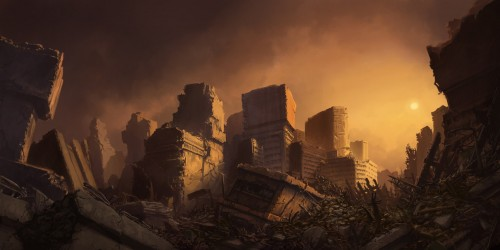
#> input picture AlienAttackOnEarth.jpg, 500 x 250 px, given in place of cat.png, which was not available
$ python ImagePyramid.py   (older library calls are emulated)
#> lines starting #> are read from the running program, lines starting #| are printed output that depends on the picture; after the words box and inside, x2 and y2 are one past the last pixel; in counts of white or black regions, pixels touching at a corner belong together; pictures that were not available may be replaced by others from this repository, and a replacement may not be noted
"""
Image Pyramids are one of the most beautiful concept of image processing.Normally, we work with images
with default resolution but many times we need to change the resolution (lower it) or resize the original
image in that case image pyramids comes handy.

Types of Pyramid:
    1. Gaussian Pyramid
    2. Laplacian Pyramid

--> Gaussian Pyramid-

The pyrUp() function increases the size to double of its original size and pyrDown() function decreases
the size to half. If we keep the original image as a base image and go on applying pyrDown function
on it and keep the images in a vertical stack, it will look like a pyramid. The same is true for
upscaling the original image by pyrUp function.

Once we scale down and if we rescale it to the original size, we lose some information and the resolution
of the new image is much lower than the original one.

Pyramid Representation is a type of multi-scale signal representation in which a signal or an image
is subject to repeated smoothing and Sub-sampling.

--> Laplacian Pyramid-

Laplacian Pyramids are formed from the gaussian pyramid. There is no exclusive function for creating the
laplacian pyramid.

A level in Laplacian Pyramid is formed by the difference between that level in Gaussian Pyramid and
extended version of its upper level in Gaussian Pyramid.

Advantages of Image pyramids:
    Lowering of resolution
    Getting various sizes of image
    Image Blending
    Edge detection

Note:- Image shape(height, width) should be even. If not then resize.
"""

# Lowering the resolution
from PIL import Image
import cv2
import numpy as np
from numpy import asarray
import matplotlib.pyplot as plt

img1 = cv2.imread("cat.png")
#> img1 is the input picture: shape (250, 500, 3); mean B, G, R 34.8, 52.4, 81

layer1 = img1.copy()

for i in range(4):
    plt.subplot(2, 2, i + 1)

    layer1 = cv2.pyrDown(layer1)

    plt.imshow(layer1)
    cv2.imshow('img1' + str(i), layer1)

plt.show()
#> figure, not shown here; B, G, R data is drawn as R, G, B

# Image Blending


def gaussian_pyramid(img, num_levels):
    lower = img.copy()
    gaussian_pyr = [lower]
    for i in range(num_levels):
        lower = cv2.pyrDown(lower)
        gaussian_pyr.append(np.float32(lower))
    return gaussian_pyr


def laplacian_pyramid(gaussian_pyr):
    laplacian_top = gaussian_pyr[-1]
    num_levels = len(gaussian_pyr) - 1
    laplacian_pyr = [laplacian_top]
    for i in range(num_levels, 0, -1):
        size = (gaussian_pyr[i - 1].shape[1], gaussian_pyr[i - 1].shape[0])
        gaussian_expanded = cv2.pyrUp(gaussian_pyr[i], dstsize=size)
        laplacian = cv2.subtract(gaussian_pyr[i - 1], gaussian_expanded, dtype=cv2.CV_32F)
        laplacian_pyr.append(laplacian)
    return laplacian_pyr


def blend(laplacian_A, laplacian_B, mask_pyr):
    LS = []
    for la, lb, mask in zip(laplacian_A, laplacian_B, mask_pyr):
        ls = lb * mask + la * (1.0 - mask)
        LS.append(ls)
    return LS


def reconstruct(laplacian_pyr):
    laplacian_top = laplacian_pyr[0]
    laplacian_lst = [laplacian_top]
    num_levels = len(laplacian_pyr) - 1
    for i in range(num_levels):
        size = (laplacian_pyr[i + 1].shape[1], laplacian_pyr[i + 1].shape[0])
        laplacian_expanded = cv2.pyrUp(laplacian_top, dstsize=size)
        laplacian_top = cv2.add(laplacian_pyr[i + 1], laplacian_expanded)
        laplacian_lst.append(laplacian_top)
    return laplacian_lst


if __name__ == '__main__':
    img1 = cv2.imread('cloud.jpg')
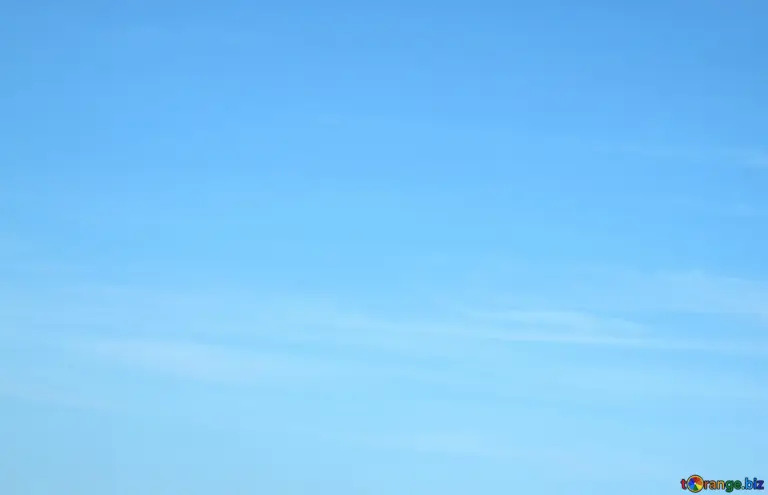
#> input picture cloud.jpg, 768 x 495 px, found by its file name
#> img1 is the input picture: shape (495, 768, 3); mean B, G, R 249, 198.6, 126.4
    img1 = cv2.resize(img1, (1800, 1000))
#> img1: shape (1000, 1800, 3)
    img2 = cv2.imread('jet.jpg')
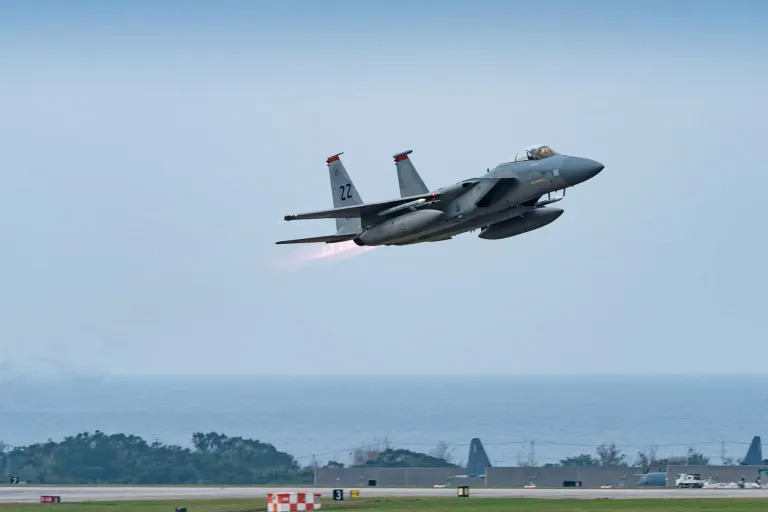
#> input picture jet.jpg, 768 x 512 px, found by its file name
#> img2 is the input picture: shape (512, 768, 3); mean B, G, R 199.4, 178.9, 154
    img2 = cv2.resize(img2, (1800, 1000))
#> img2: shape (1000, 1800, 3)

    mask = np.zeros((1000, 1800, 3), dtype='float32')
    mask[250:500, 640:1440, :] = (1, 1, 1)
    # mask = np.zeros((512, 512, 3), dtype='float32')
    # mask[:, 256:, :] = (1, 1, 1)

    num_levels = 7

    gaussian_pyr_1 = gaussian_pyramid(img1, num_levels)
#> the loop in gaussian_pyramid, `for i in range(num_levels):` made 7 passes
#> pass 1, in gaussian_pyramid, `lower = cv2.pyrDown(lower)`:
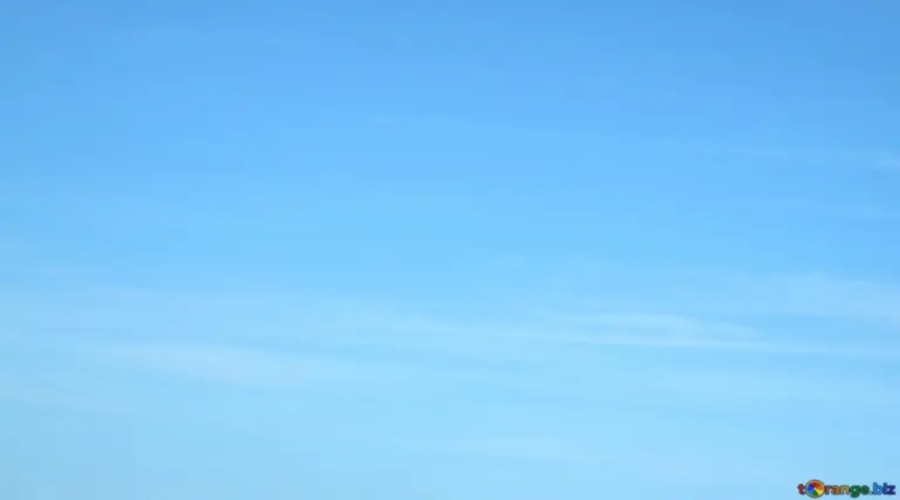
#> lower: shape (500, 900, 3); mean B, G, R 249, 198.6, 126.3
#> after the loop in gaussian_pyramid, `for i in range(num_levels):`: gaussian_pyr = 8 items
#> gaussian_pyr_1 = 8 items
    laplacian_pyr_1 = laplacian_pyramid(gaussian_pyr_1)
#> in laplacian_pyramid, `num_levels = len(gaussian_pyr) - 1`: num_levels = 7
#> after the loop in laplacian_pyramid, `for i in range(num_levels, 0, -1):`: laplacian_pyr = 8 items
#> laplacian_pyr_1 = 8 items

    gaussian_pyr_2 = gaussian_pyramid(img2, num_levels)
#> gaussian_pyr_2 = 8 items
    laplacian_pyr_2 = laplacian_pyramid(gaussian_pyr_2)
#> laplacian_pyr_2 = 8 items

    mask_pyr_final = gaussian_pyramid(mask, num_levels)
#> mask_pyr_final = 8 items
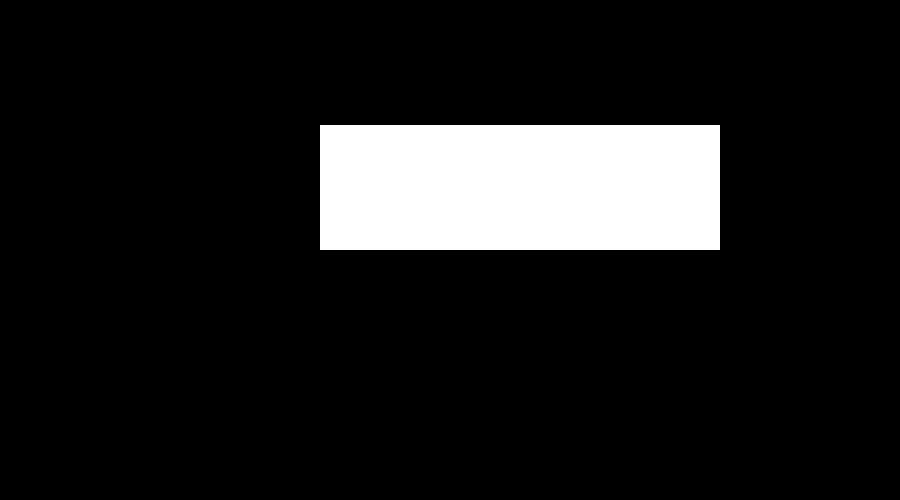
#> mask: shape (1000, 1800, 3) float32 (shown at 1/2 size); values 0 (black) and 1 (white), 11.1% white; 1 white region, box (x1, y1, x2, y2) and area: (640, 250, 1440, 500) 200000
    mask_pyr_final.reverse()

    add_laplace = blend(laplacian_pyr_1, laplacian_pyr_2, mask_pyr_final)
#> the loop in blend, `for la, lb, mask in zip(laplacian_A, laplacian_B, mask_pyr):` made 8 passes
#> add_laplace = 8 items

    final = reconstruct(add_laplace)
#> in reconstruct, `num_levels = len(laplacian_pyr) - 1`: num_levels = 7
#> after the loop in reconstruct, `for i in range(num_levels):`:
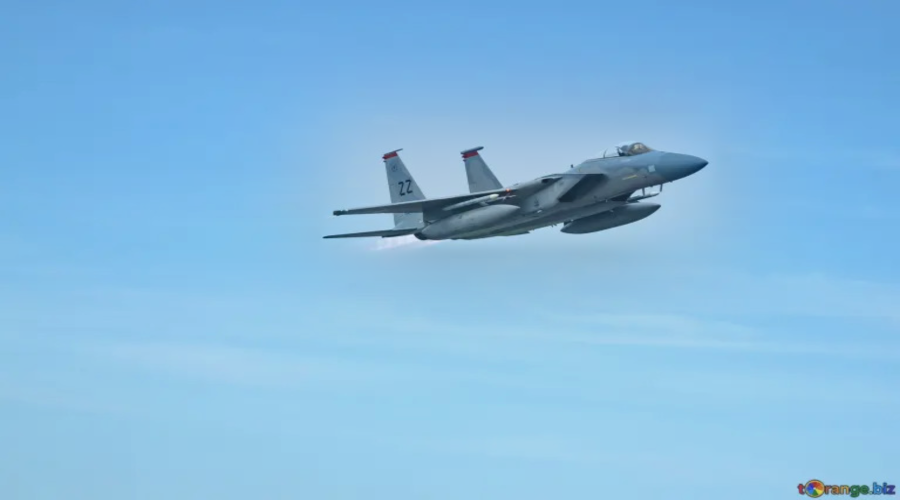
#> laplacian_top: shape (1000, 1800, 3) float32 (shown at 1/2 size); mean of channels 0, 1, 2 242.2, 195.6, 129.5; drawn with min black and max white
#> after the loop in reconstruct, `for i in range(num_levels):`: laplacian_lst = 8 items
#> final = 8 items

cv2.imwrite('pp2.jpg', final[num_levels])
pic = cv2.imread('pp2.jpg')
cv2.imshow('xyz', pic)

picture = Image.open('pp2.jpg')
cv2.imshow('wxyz', asarray(picture))
picture.show()

# Edge Detection(Using Concept of Laplacian Pyramid)

img2 = cv2.imread("window.jpg")
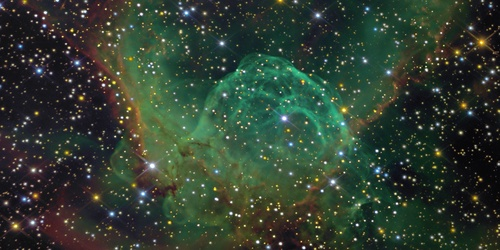
#> input picture Galaxy.jpg, 500 x 250 px, given in place of window.jpg, which was not available
#> img2 is the input picture: shape (250, 500, 3); mean B, G, R 49.4, 62.5, 48.9
layer2 = img2.copy()
gaussian_pyramid_list = [layer2]

for i in range(6):
    layer2 = cv2.pyrDown(layer2)
    gaussian_pyramid_list.append(layer2)
    cv2.imshow('img2' + str(i), layer2)
#> after the loop, gaussian_pyramid_list = 7 items

layer2 = gaussian_pyramid_list[6]
cv2.imshow('upper level Gaussian Pyramid', layer2)
laplacian_pyramid_list = [layer2]

for i in range(6, 0, -1):
    size = (gaussian_pyramid_list[i - 1].shape[1], gaussian_pyramid_list[i - 1].shape[0])
    gaussian_extended = cv2.pyrUp(gaussian_pyramid_list[i], dstsize=size)
    laplacian = cv2.subtract(gaussian_pyramid_list[i - 1], gaussian_extended)
    cv2.imshow('img3' + str(i), laplacian)
#> this loop made 6 passes
#> pass 3, `laplacian = cv2.subtract(gaussian_pyramid_list[i - 1], gaussian_extend..`:
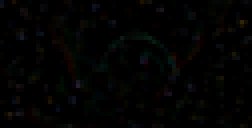
#> laplacian: shape (32, 63, 3) (shown 4 times larger); mean of channels 0, 1, 2 2, 2.6, 2.6; drawn as B, G, R

cv2.imshow("Original image", img2)

if cv2.waitKey(0) & 0xff == 27:
#> (key Esc is pressed here)
    cv2.destroyAllWindows()
